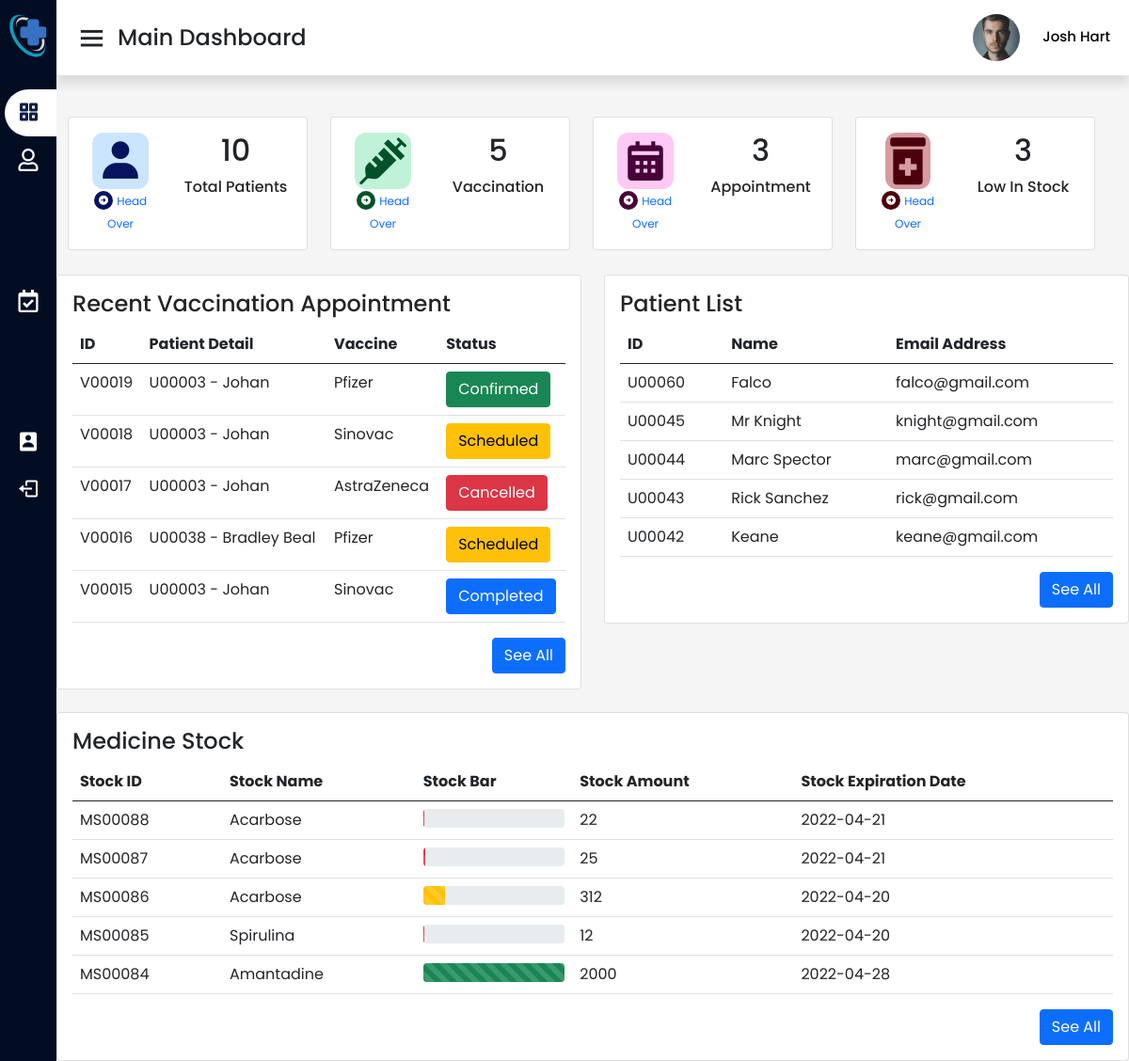
Screenshot of /staffdashboard.php (signed in) with the database file from the repository.
### tables this page shows
CREATE TABLE `staff` (
  `staffPrefix` varchar(1) NOT NULL DEFAULT 'S',
  `staffId` int(5) UNSIGNED ZEROFILL NOT NULL,
  `staffName` varchar(50) NOT NULL,
  `staffEmail` varchar(50) NOT NULL,
  `staffPassword` varchar(50) NOT NULL,
  `staffPosition` varchar(50) NOT NULL,
  `staffDepartment` varchar(50) NOT NULL,
  `staffUsertype` varchar(50) NOT NULL DEFAULT 'staff',
  `staffPhone_number` varchar(50) NOT NULL,
  `staffGender` varchar(50) NOT NULL,
  `staffAddress` varchar(50) NOT NULL,
  `staffBirthdate` date NOT NULL,
  `staffImage_status` int(11) NOT NULL,
  `staffBiography` varchar(256) NOT NULL,
  `staffQualification` varchar(256) NOT NULL
);

CREATE TABLE `vaccine` (
  `vaccinePrefix` varchar(1) NOT NULL DEFAULT 'V',
  `vaccineId` int(5) UNSIGNED ZEROFILL NOT NULL,
  `vaccineDate` date NOT NULL,
  `vaccineTime` time NOT NULL,
  `vaccineBrand` varchar(20) NOT NULL,
  `vaccineStatus` varchar(10) NOT NULL,
  `userId` int(5) UNSIGNED ZEROFILL NOT NULL
);

CREATE TABLE `user` (
  `userPrefix` varchar(10) NOT NULL DEFAULT 'U',
  `userId` int(5) UNSIGNED ZEROFILL NOT NULL,
  `userName` varchar(50) NOT NULL,
  `userEmail` varchar(50) NOT NULL,
  `userPassword` varchar(50) NOT NULL,
  `usertype` varchar(50) NOT NULL DEFAULT 'user',
  `userDate_created` date NOT NULL DEFAULT current_timestamp(),
  `userPhone_number` varchar(50) NOT NULL,
  `userGender` varchar(50) NOT NULL,
  `userBirthdate` date NOT NULL,
  `userAddress` varchar(50) NOT NULL,
  `userImage_status` int(11) NOT NULL
);

CREATE TABLE `medstock` (
  `prefix` varchar(2) NOT NULL DEFAULT 'MS',
  `stockID` int(5) UNSIGNED ZEROFILL NOT NULL,
  `stockName` varchar(100) NOT NULL,
  `stockQty` int(11) NOT NULL,
  `stockExpDate` date NOT NULL
);

### staffdashboard.php (the view, shortened to what the rows shown need)
<?php
include 'connection.php'; ?>
<!DOCTYPE html>
<head>
  <?php include('asset/includes/cssCDN.php'); ?>
  <link rel="stylesheet" href="asset/css/staffstyle.css">
  <link rel="stylesheet" href="asset/css/navbar.css">
</head>
<body>
  <section class="home-section">
    <nav>
      <div class="right-nav">
        <div class="profile dropdown">
          <div>
            <?php
            $currentUser = $_SESSION['staffId'];
            $sql = "SELECT * FROM staff WHERE staffId ='$currentUser'";
            $result = mysqli_query($data, $sql);
            if ($result) {
              while ($row = mysqli_fetch_assoc($result)) {
                $prefix = $row['staffPrefix'];
                $id = $row['staffId'];
                $imageStatus = $row['staffImage_status'];
                if ($imageStatus == 1) {
                  echo "<img src='upload/profile" . $prefix . $id . ".jpg'>";
                } else {
                  echo "<img src='asset/image/short-emp.jpg'>";
                }
              }
            }
            ?>
            <?php
            $currentUser = $_SESSION['staffId'];
            $sql = "SELECT * FROM staff WHERE staffId ='$currentUser'";
            $result = mysqli_query($data, $sql);
            if ($result) {
              while ($row = mysqli_fetch_assoc($result)) {
                $staffName = $row['staffName'];
            ?>
                <span class="profile_name"><?php echo $staffName ?></span>
            <?php }
            } ?>
          </div>
        </div>
      </div>
    </nav>
  </section>
  <section class="home-section">
    <div class="home-content">
      <div class="overview-boxes">
        <div class="container-fluid">
          <div class="row">
            <div class="row">
              <div class="col-xl-3 col-sm-6 m-t35">
                <div class="card card-coin">
                  <div class="card-body text-center">
                    <div class="row">
                      <div class="col-xl-7 col-sm-7">
                        <?php
                        $count = "SELECT * FROM `user`";
                        if ($result = mysqli_query($data, $count)) {
                          $userCount = mysqli_num_rows($result);
                        ?>
                          <h2 class="text-black mb-2 font-w600"><?php echo $userCount ?></h2>
                        <?php  } ?>
                      </div>
                    </div>
                  </div>
                </div>
              </div>
              <div class="col-xl-3 col-sm-6 m-t35">
                <div class="card card-coin">
                  <div class="card-body text-center">
                    <div class="row">
                      <div class="col-xl-7 col-sm-7">
                        <?php
                        $cancel = "Cancelled";
                        $complete = "Completed";
                        $count = "SELECT * FROM `vaccine` WHERE `vaccineStatus`!='$cancel' AND `vaccineStatus`!='$complete'";
                        if ($result = mysqli_query($data, $count)) {
                          $vaccineCount = mysqli_num_rows($result);
                        ?>
                          <h2 class="text-black mb-2 font-w600"><?php echo $vaccineCount ?></h2>
                        <?php  } ?>
                      </div>
                    </div>
                  </div>
                </div>
              </div>
              <div class="col-xl-3 col-sm-6 m-t35">
                <div class="card card-coin">
                  <div class="card-body text-center">
                    <div class="row">
                      <div class="col-xl-7 col-sm-7">
                        <?php
                        $cancel = "Cancelled";
                        $complete = "Completed";
                        $count = "SELECT * FROM `appointment` WHERE `appointmentStatus`!='$cancel' AND `appointmentStatus`!='$complete'";
                        if ($result = mysqli_query($data, $count)) {
                          $appCount = mysqli_num_rows($result);
                        ?>
                          <h2 class="text-black mb-2 font-w600"><?php echo $appCount ?></h2>
                        <?php  } ?>
                      </div>
                    </div>
                  </div>
                </div>
              </div>
              <div class="col-xl-3 col-sm-6 m-t35">
                <div class="card card-coin">
                  <div class="card-body text-center">
                    <div class="row">
                      <div class="col-xl-7 col-sm-7">
                        <?php
                        $currentDate = date("Y-m-d");
                        $count = "SELECT * FROM `medstock` WHERE `stockQty`<=200 AND `stockExpDate`>='$currentDate'";
                        if ($result = mysqli_query($data, $count)) {
                          $rowCount = mysqli_num_rows($result);
                        ?>
                          <h2 class="text-black mb-2 font-w600">
                            <?php echo $rowCount ?></h2>
                        <?php  }
                        ?>
                      </div>
                    </div>
                  </div>
                </div>
              </div>
            </div>
          </div>
        </div>
      </div>
        <div class="row row-cols-1 row-cols-md-2 g-4" data-masonry='{"percentPosition": true }'>
          <div class="col">
            <div class="card">
              <div class="card-body">
                <div class="table-responsive">
                  <table class="table table-hover table-condensed">
                    <thead>
                      <tr>
                        <th>ID</th>
                        <th>Patient Detail</th>
                        <th>Vaccine</th>
                        <th>Status</th>
                      </tr>
                    </thead>
                    <tbody>
                      <?php
                      $viewSql = "SELECT * FROM `vaccine`INNER JOIN  `user` ON  vaccine.userId = user.userId ORDER BY `vaccineId` DESC LIMIT 5";
                      $result = mysqli_query($data, $viewSql);
                      while ($row = mysqli_fetch_assoc($result)) {
                        $vpre = $row['vaccinePrefix'];
                        $vid = $row['vaccineId'];
                        $upre = $row['userPrefix'];
                        $uid = $row['userId'];
                        $uname = $row['userName'];
                        $brand = $row['vaccineBrand'];
                        $status = $row['vaccineStatus'];
                        if ($status == "Booked") {
                          $color = "btn-secondary";
                        } else if ($status == "Scheduled") {
                          $color = "btn-warning";
                        } else if ($status == "Confirmed") {
                          $color = "btn-success";
                        } else if ($status == "Cancelled") {
                          $color = "btn-danger";
                        } else if ($status == "Completed") {
                          $color = "btn-primary";
                        }
                      ?>
                        <tr>
                          <td><?php echo $vpre . "" . $vid; ?></td>
                          <td><?php echo $upre . "" . $uid . " - " . $uname; ?></td>
                          <td><?php echo $brand; ?></td>
                          <td>
                            <button type="button" class="btn <?php echo $color; ?>">
                              <?php echo $status; ?>
                            </button>
                          </td>
                        </tr>
                      <?php
                      }
                      ?>
                    </tbody>
                  </table>
                </div>
              </div>
            </div>
          </div>
          <div class="col">
            <div class="card ">
              <div class="card-body">
                <table class="table table-hover table-condensed" style="width:100%">
                  <thead>
                    <tr>
                      <th>ID</th>
                      <th>Name</th>
                      <th>Email Address</th>
                    </tr>
                  </thead>
                  <tbody>
                    <?php
                    $viewSql = "SELECT * FROM `user` ORDER BY `userId` DESC LIMIT 5";
                    $result = mysqli_query($data, $viewSql);
                    while ($row = mysqli_fetch_assoc($result)) {
                      $uid = $row['userId'];
                      $uname = $row['userName'];
                      $uprefix = $row['userPrefix'];
                      $uemail = $row['userEmail'];
                    ?>
                      <tr>
                        <td><?php echo $uprefix . "" . $uid; ?></td>
                        <td><?php echo $uname; ?></td>
                        <td><?php echo $uemail; ?></td>
                      </tr>
                    <?php
                    }
                    ?>
                  </tbody>
                </table>
              </div>
            </div>
          </div>
          <div class="col-lg-12">
            <div class="card">
              <div class="card-body">
                <div class="table-responsive">
                  <?php
                  $viewSql = "SELECT * FROM `medstock` ORDER BY `stockID` DESC LIMIT 5";
                  $result = mysqli_query($data, $viewSql);
                  ?>
                  <table class="table table-hover table-condensed">
                    <thead>
                      <tr>
                        <th> Stock ID </th>
                        <th> Stock Name </th>
                        <th> Stock Bar </th>
                        <th> Stock Amount </th>
                        <th>Stock Expiration Date</th>
                      </tr>
                    </thead>
                    <tbody>
                      <?php
                      if ($result) {
                        while ($row = mysqli_fetch_assoc($result)) {
                          $prefix = $row['prefix'];
                          $id = $row['stockID'];
                          $name = $row['stockName'];
                          $qty = $row['stockQty'];
                          $expDate = $row['stockExpDate'];
                          $per = ($qty / 2000) * 100;
                          if ($per <= 10) {
                            $color = "bg-danger";
                          } else if ($per > 10 && $per <= 60) {
                            $color = "bg-warning";
                          } else if ($per > 75) {
                            $color = "bg-success";
                          }
                          if ($expDate < $currentDate) {
                            $warning = "fas fa-exclamation-triangle";
                            $expired = "error";
                          } else {
                            $warning = "";
                          }
                      ?>
                          <tr>
                            <td><?php echo $prefix . "" . $id; ?></td>
                            <td><?php echo $name; ?></td>
                            <td>
                              <div class="progress" style="height: 20px;">
                                <div class="progress-bar progress-bar-striped <?php echo $color; ?>" role="progressbar" style="width: <?php echo $per; ?>%" aria-valuenow="<?php echo $per; ?>" aria-valuemin="0" aria-valuemax="100"></div>
                              </div>
                            </td>
                            <td><?php echo $qty; ?></td>
                            <td class="expiration">
                              <?php echo $expDate; ?><i class="exp <?php echo $warning; ?>" style="color:rgba(150, 0, 0); margin-left: 10px;"></i></td>
                          </tr>
                      <?php  }
                      }
                      ?>
                    </tbody>
                  </table>
                </div>
              </div>
            </div>
          </div>
        </div>
  </section>
</body>
</html>

### rows the page displays
staff: staffImage_status 1 (drawn), staffName "Josh Hart"
vaccine: vaccinePrefix "V", vaccineId "00019", userId.userPrefix "U", userId.userId "00003", userId.userName "Johan", vaccineBrand "Pfizer", vaccineStatus "Confirmed"
vaccine: vaccinePrefix "V", vaccineId "00018", userId.userPrefix "U", userId.userId "00003", userId.userName "Johan", vaccineBrand "Sinovac", vaccineStatus "Scheduled"
vaccine: vaccinePrefix "V", vaccineId "00017", userId.userPrefix "U", userId.userId "00003", userId.userName "Johan", vaccineBrand "AstraZeneca", vaccineStatus "Cancelled"
vaccine: vaccinePrefix "V", vaccineId "00016", userId.userPrefix "U", userId.userId "00038", userId.userName "Bradley Beal", vaccineBrand "Pfizer", vaccineStatus "Scheduled"
vaccine: vaccinePrefix "V", vaccineId "00015", userId.userPrefix "U", userId.userId "00003", userId.userName "Johan", vaccineBrand "Sinovac", vaccineStatus "Completed"
user: userPrefix "U", userId "00060", userName "Falco", userEmail "falco@gmail.com"
user: userPrefix "U", userId "00045", userName "Mr Knight", userEmail "knight@gmail.com"
user: userPrefix "U", userId "00044", userName "Marc Spector", userEmail "marc@gmail.com"
user: userPrefix "U", userId "00043", userName "Rick Sanchez", userEmail "rick@gmail.com"
user: userPrefix "U", userId "00042", userName "Keane", userEmail "keane@gmail.com"
medstock: prefix "MS", stockID "00088", stockName "Acarbose", stockQty "22", stockExpDate "2022-04-21"
medstock: prefix "MS", stockID "00087", stockName "Acarbose", stockQty "25", stockExpDate "2022-04-21"
medstock: prefix "MS", stockID "00086", stockName "Acarbose", stockQty "312", stockExpDate "2022-04-20"
medstock: prefix "MS", stockID "00085", stockName "Spirulina", stockQty "12", stockExpDate "2022-04-20"
medstock: prefix "MS", stockID "00084", stockName "Amantadine", stockQty "2000", stockExpDate "2022-04-28"

### other values shown
$userCount "10"
$vaccineCount "5"
$appCount "3"
$rowCount "3"
